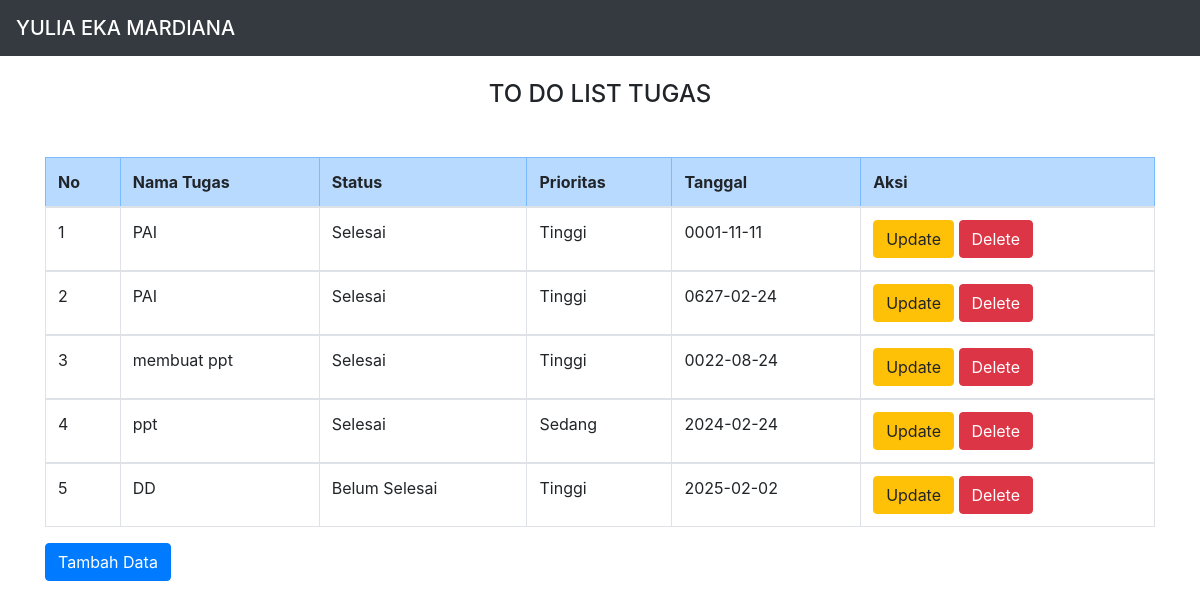
The page / on the database its author committed.
### tables this page shows
CREATE TABLE `tugas` (
  `no_id` int(11) NOT NULL,
  `namaTugas` varchar(255) NOT NULL,
  `status` varchar(255) NOT NULL,
  `prioritas` varchar(255) NOT NULL,
  `tanggal` date NOT NULL
);

### index.php (the view, shortened to what this page needs)
<!DOCTYPE html>
<html>
<head>
<link rel="stylesheet" href="https://cdn.jsdelivr.net/npm/bootstrap@4.6.1/dist/css/bootstrap.min.css">
</head>
<body>
    <nav class="navbar navbar-dark bg-dark">
            <span class="navbar-brand mb-0 h1">YULIA EKA MARDIANA</span>
    </nav>
<div class="container">
    <br>
    <h4><center>TO DO LIST TUGAS</center></h4>
     <tr class="table-danger">
            <br>
        <thead>
        <tr>
       <table class="my-3 table table-bordered">
            <tr class="table-primary">
            <th>No</th>
            <th>Nama Tugas</th>
            <th>Status</th>
            <th>Prioritas</th>
            <th>Tanggal</th>
            <th colspan='2'>Aksi</th>
        </tr>
        </thead>
        <?php
        include "koneksi.php";
        $sql="select * from tugas order by no_id desc";
        $hasil=mysqli_query($kon,$sql);
        $no=0;
        while ($data = mysqli_fetch_array($hasil)) {
            $no++;
            ?>
            <tbody>
            <tr>
                <td><?php echo $no;?></td>
                <td><?php echo $data["namaTugas"]; ?></td>
                <td><?php echo $data["status"];   ?></td>
                <td><?php echo $data["prioritas"];   ?></td>
                <td><?php echo $data["tanggal"];   ?></td>
                <td>
                    <a href="update.php?no_id=<?php echo htmlspecialchars($data['no_id']); ?>" class="btn btn-warning" role="button">Update</a>
                    <a href="<?php echo htmlspecialchars($_SERVER["PHP_SELF"]);?>?no_id=<?php echo $data['no_id']; ?>" class="btn btn-danger" role="button">Delete</a>
                </td>
            </tr>
            </tbody>
            <?php
        }
        ?>
    <a href="create.php" class="btn btn-primary" role="button">Tambah Data</a>
</div>
</body>
</html>

### rows shown on the page
tugas: namaTugas "PAI", status "Selesai", prioritas "Tinggi", tanggal "0001-11-11"
tugas: namaTugas "PAI", status "Selesai", prioritas "Tinggi", tanggal "0627-02-24"
tugas: namaTugas "membuat ppt", status "Selesai", prioritas "Tinggi", tanggal "0022-08-24"
tugas: namaTugas "ppt", status "Selesai", prioritas "Sedang", tanggal "2024-02-24"
tugas: namaTugas "DD", status "Belum Selesai", prioritas "Tinggi", tanggal "2025-02-02"
